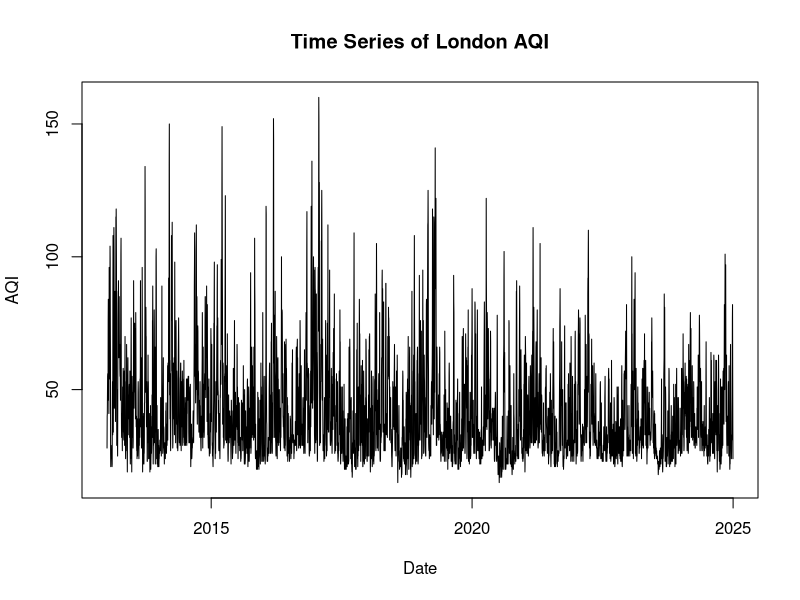
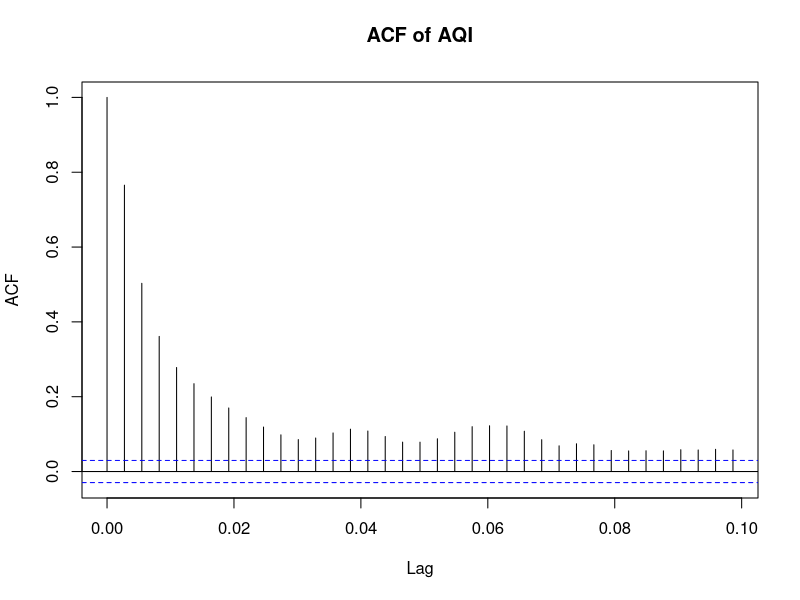
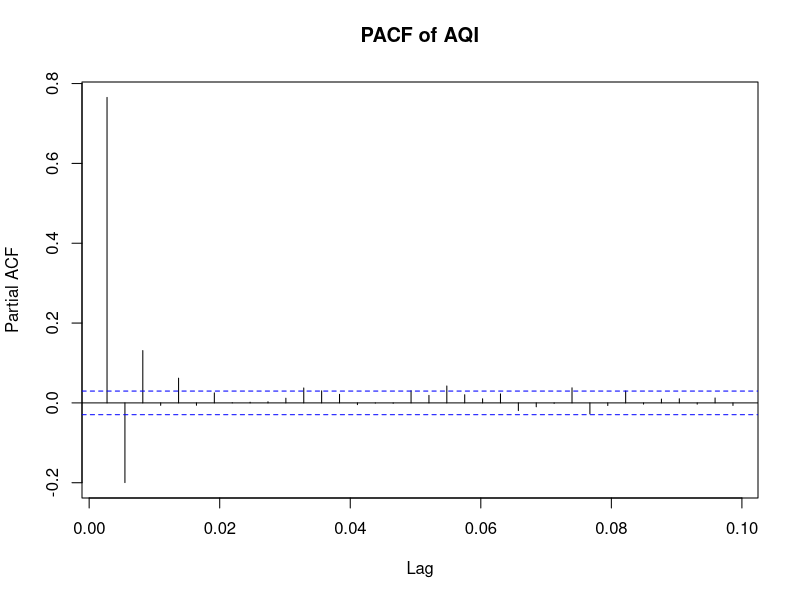

Write R code to recreate these figures, in order. (Note: this script raises an error after producing the figures.)
## ---- chunk 1
knitr::opts_chunk$set(echo = TRUE, warning = F, message = F)
## ---- chunk 2
library(readxl)
library(forecast)
## ---- chunk 3
# Read in data
aqi = read_excel("London_AQI_Daily.xlsx")

head(aqi)
## ---- chunk 4
# Fix formatting 
aqi$Date = as.Date(aqi$Date, format = "%Y-%m-%d")
aqi$USAQI = as.integer(aqi$USAQI)
## ---- chunk 5
plot(y = aqi$USAQI, x = aqi$Date, main = "Time Series of London AQI", type = "l",
     ylab = "AQI", xlab = "Date")
## ---- chunk 6
# Convert df to ts 
aqi_ts = ts(aqi$USAQI, frequency = 365, start = c(2013, 1, 2))
## ---- chunk 7
acf(aqi_ts, main = "ACF of AQI")
## ---- chunk 8
pacf(aqi_ts, main = "PACF of AQI")
## ---- chunk 9
adf.test(aqi_ts)
## ---- chunk 10
kpss.test(aqi_ts)
## ---- chunk 11
new_aqi = diff(aqi_ts)
## ---- chunk 12
adf.test(new_aqi)
## ---- chunk 13
kpss.test(new_aqi)
## ---- chunk 14
acf(new_aqi, main = "ACF After Differencing")
## ---- chunk 15
pacf(new_aqi, main= "PACF After Differencing")
## ---- chunk 16
decomp = stl(new_aqi, s.window = "periodic")
plot(decomp, main = "Seasonal Decomposition")
## ---- chunk 17
# Make train and test split 
train = aqi[aqi$Date < as.Date("2025-01-01"), ]
test = aqi[aqi$Date >= as.Date("2025-01-01"), ]

# Check
head(train)
tail(train)
head(test)
tail(test)
## ---- chunk 18
# Convert to ts --> want 2: regular and differenced by 1
train_ts = ts(train$USAQI, frequency = 365, start = c(2013, 1, 2))
test_ts = ts(test$USAQI, frequency = 365, start = c(2025, 1, 1))

diff_train_ts = diff(train_ts)
diff_test_ts = diff(test_ts)
## ---- chunk 19
ets_mod = ets(train_ts)
summary(ets_mod)
## ---- chunk 20
for1 = forecast(ets_mod, h = 59)
plot(for1, main = "Forecast for 2025", ylab = "AQI", xlab = "Date")
## ---- chunk 21
checkresiduals(ets_mod)
## ---- chunk 22
for1_vals = for1$mean
resids = test_ts - for1_vals

plot(resids, main = "Residuals for Test Data", ylab = "Residuals", xlab = "Time")
## ---- chunk 23
rmse1 <- sqrt(mean(resids^2))

rmse1
## ---- chunk 24
accuracy(ets_mod)
## ---- chunk 25
ets_mod_diff = ets(diff_train_ts)
summary(ets_mod_diff)
## ---- chunk 26
for2 = forecast(ets_mod_diff, h = 59)
plot(for2, main = "Forecast for 2025 (Differenced)", ylab = "AQI", xlab = "Date")
## ---- chunk 27
checkresiduals(ets_mod_diff)
## ---- chunk 28
for2_vals = for2$mean
resids2 = test_ts - for2_vals

plot(resids2, main = "Residuals for Test Data (Differenced)",
     ylab = "Residuals", xlab = "Time")
## ---- chunk 29
rmse2 <- sqrt(mean(resids2^2))

rmse2
## ---- chunk 30
accuracy(ets_mod_diff)
